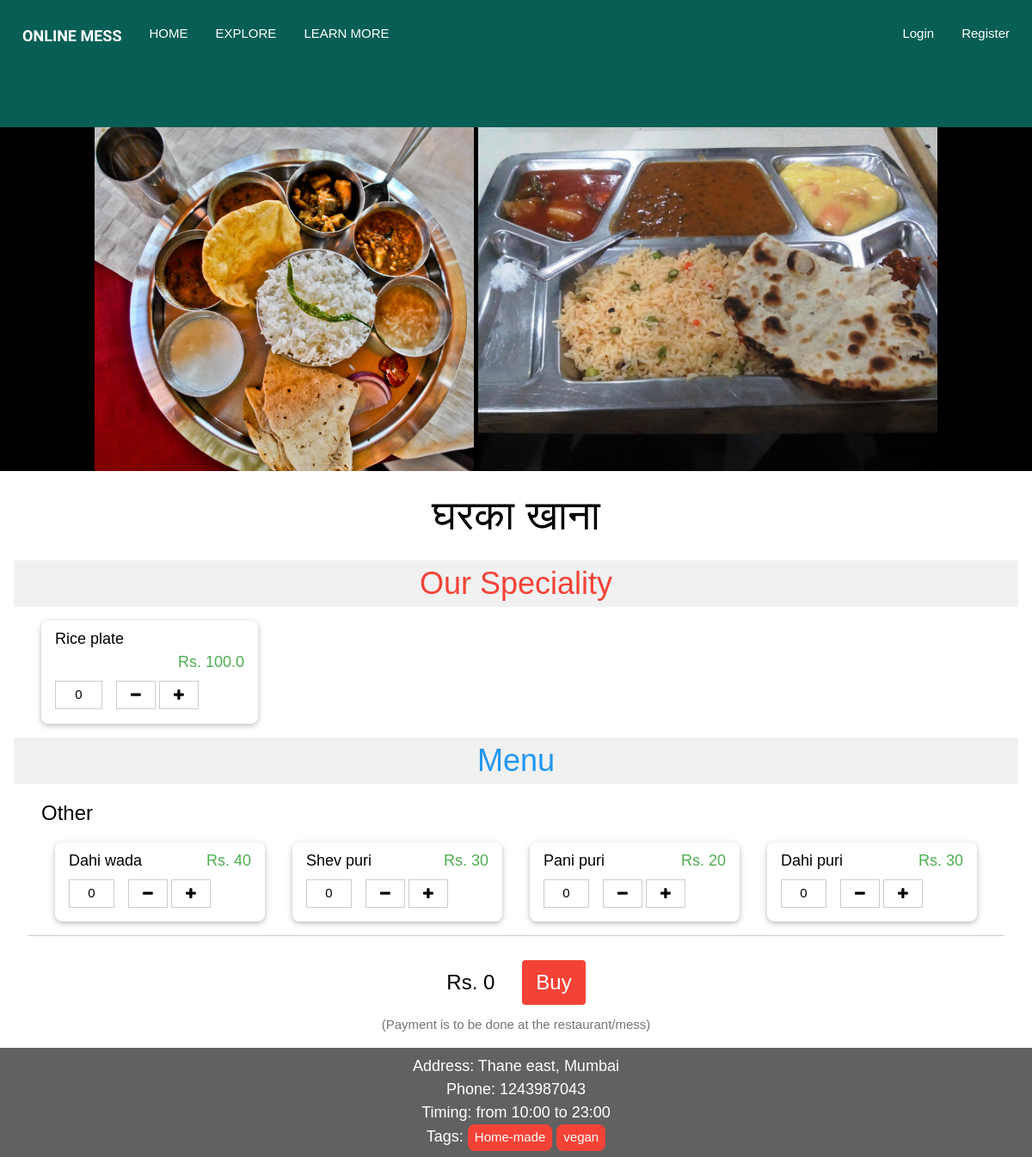
The app's page /restaurant/7 with its own data.
### main.py (models this page shows)
class ImagesDB(db.Model):
	id = db.Column(db.Integer, primary_key=True, unique=True)
	image_name = db.Column(db.String(40))
	parent_id = db.Column(db.Integer, db.ForeignKey("restaurantsDB.id"))

class RestaurantsDB(db.Model):
	id = db.Column(db.Integer, primary_key=True, unique=True)
	name = db.Column(db.String(80))
	menu = db.Column(db.String(80))
	rating = db.Column(db.Integer)
	address = db.Column(db.String(80))
	phone = db.Column(db.String(20))
	opening_timing = db.Column(db.String(80))
	closing_timing = db.Column(db.String(80))
	tags = db.Column(db.String(80))
	owner = db.Column(db.Integer)
	images = db.relationship('ImagesDB', backref='parent_rest')
	monthly_items = db.Column(db.String(300))
	vegetarian = db.Column(db.Boolean)
	average_cost = db.Column(db.Float)
	orders = db.Column(db.String)
	main_menu_name = db.Column(db.String)
	main_menu_price = db.Column(db.Float)

### main.py (the view, shortened to what this page needs)
@app.route("/restaurant/<restaurant_id>", methods=["POST", "GET"])
def restaurant(restaurant_id):
	if "user" in session:
		loggedIn = [session["username"], session["account_type"], session["user"]]
		currentUser = UsersDB.query.filter_by(email=session["user"]).first()
		if currentUser:
			subscribed_list = []
			currentBills = BillsDB.query.filter_by(subscriber=currentUser.id, creator=restaurant_id, active=0b1).all()
			if currentBills:
				updated_subscriptions = currentBills
				for bill in currentBills:
					if bill:
						end_date = datetime.strptime(bill.timestamp, '%Y-%m-%d %H:%M:%S.%f') +timedelta(days=1)
						restaurant = RestaurantsDB.query.filter_by(id=restaurant_id).first()
						if restaurant:
							if datetime.now() > end_date:
								updated_subscriptions.remove(bill)
								bill.active = 0b0
								bill.coupon = ""
								db.session.commit()
								flash(f"{restaurant.name} - Order expired on {end_date.strftime('%a, %d %b %Y')}", "error")
								continue
							bill_orders = OrdersDB.query.filter_by(bill_id=bill.id).all()
							items = []
							for order in bill_orders:
								items.append([order.item, order.quantity, order.price])
							subscribed_list.append([restaurant, items, bill.total_price, end_date.strftime("%a, %d %b %Y"), bill.coupon])
	else:
		loggedIn = None
		subscribed_list = None
	currentRest = RestaurantsDB.query.filter_by(id=restaurant_id).first()
	if currentRest:
		menu = []
		for index, item in enumerate(currentRest.menu.split("| "), 0):
			menu.append(item.split("~")+[index])
		categorized_menu = {}
		for item in menu:
			if item[:2] != ["", ""]:
				if item[-2] not in categorized_menu:
					categorized_menu[item[-2]] = []
				categorized_menu[item[-2]].append(item)
		if currentRest.main_menu_name and currentRest.main_menu_price:
			categorized_menu["Our Speciality"] = [[currentRest.main_menu_name, currentRest.main_menu_price, "Our Speciality", 11]]
		return render_template("restaurant.html", restaurant=currentRest, logged_in=loggedIn, categorized_menu=categorized_menu, subscribed_list=subscribed_list)
	else:
		flash("Restaurant closed or no longer available", "error")
		return redirect(url_for("search"))

### templates/restaurant.html (shortened to what this page needs)
{% extends "base.html" %}
{% block css %}
	<link rel="stylesheet" type="text/css" href= "{{ url_for('static',filename='style/restaurant.css') }}">
{% endblock %}
{% block content %}
	{% if restaurant.images != [] %}
		<div id="carousel" class="w3-center w3-black">
			{% for img in restaurant.images %}
				<div class="image_tile">
					<img src="{{ url_for('send_image', filename=img.image_name) }}" alt="Image not found" height="400px" onclick="showImage(this)"/>
				</div>
			{% endfor %}
		</div>
	{% endif %}
	<div class="w3-center w3-xxxlarge w3-margin">{{ restaurant.name }}</div>
	<div class="w3-container">
		<form method="post" id='order_form'>
		{% if categorized_menu["Our Speciality"] %}
			<div class="w3-xxlarge w3-light-grey w3-text-red w3-center">Our Speciality</div>
			<div class="w3-container">
				{% for item in categorized_menu["Our Speciality"] %}
					{% if item[0] and item[1] %}
					<div class="w3-quarter">
						<div class="w3-card w3-round-large w3-margin w3-hover-shadow">
							<div class="w3-container w3-padding">
								<div class="w3-large w3-twothird">{{ item[0] }}</div>
								<div class="w3-text-green w3-right w3-large w3-rest">Rs. {{ item[1]}}</div>
							</div>
							<footer class="w3-container">
								<div class="w3-button w3-border w3-content w3-margin-bottom" onclick="
									var current_count = parseInt(this.parentElement.children[1].value);
									var current_price = parseInt(document.getElementById('text_total_price').value);
									var item_price = parseInt('{{item[1]|int}}');
									if (current_count >= 1)
									{
										this.parentElement.children[1].value = current_count - 1;
										document.getElementById('text_total_price').value = current_price - item_price;
										document.getElementById('label_total_price').textContent = 'Rs. ' + (current_price-item_price);
									} ">
									<i class="fa fa-minus"></i>
								</div>
									<input type="text" id="item_count" class="w3-padding-small w3-quarter w3-border w3-center w3-input w3-margin-right w3-margin-bottom" value="0" name="text_count_{{item[-1]}}"readonly/>
								<div class="w3-button w3-border w3-content w3-margin-bottom" onclick="
									var current_count = parseInt(this.parentElement.children[1].value);
									var current_price = parseInt(document.getElementById('text_total_price').value);
									var item_price = parseInt('{{item[1]|int}}');
									if (current_count <= 9)
									{
										this.parentElement.children[1].value = current_count + 1;
										document.getElementById('text_total_price').value = current_price + item_price;
										document.getElementById('label_total_price').textContent = 'Rs. ' + (current_price+item_price);
									} ">
									<i class="fa fa-plus"></i>
								</div>
							</footer>
						</div>
					</div>
					{% endif %}
				{% endfor %}
				{% set _ =categorized_menu.pop("Our Speciality", None) %}
			</div>
		{% endif %}
		<div class="w3-center w3-xxlarge w3-text-blue w3-light-grey">Menu</div>
		{% for category, menu in categorized_menu.items() %}
			<div class="w3-container w3-border-bottom w3-margin">
				<div class="w3-xlarge">{{category}}</div>
				{% for item in menu %}
					{% if item[0] and item[1] %}
					<div class="w3-quarter">
						<div class="w3-card w3-round-large w3-margin w3-hover-shadow">
							<div class="w3-container w3-padding">
								<div class="w3-large w3-twothird">{{ item[0] }}</div>
								<div class="w3-text-green w3-right w3-large w3-rest">Rs. {{ item[1] }}</div>
							</div>
							<footer class="w3-container">
								<div class="w3-button w3-border w3-content w3-margin-bottom" onclick="
									var current_count = parseInt(this.parentElement.children[1].value);
									var current_price = parseInt(document.getElementById('text_total_price').value);
									var item_price = parseInt('{{item[1]|int}}');
									if (current_count >= 1)
									{
										this.parentElement.children[1].value = current_count - 1;
										document.getElementById('text_total_price').value = current_price - item_price;
										document.getElementById('label_total_price').textContent = 'Rs. ' + (current_price-item_price);
									} ">
									<i class="fa fa-minus"></i>
								</div>
									<input type="text" id="item_count" class="w3-padding-small w3-quarter w3-border w3-center w3-input w3-margin-right w3-margin-bottom" value="0" name="text_count_{{item[-1]}}"readonly/>
								<div class="w3-button w3-border w3-content w3-margin-bottom" onclick="
									var current_count = parseInt(this.parentElement.children[1].value);
									var current_price = parseInt(document.getElementById('text_total_price').value);
									var item_price = parseInt('{{item[1]|int}}');
									if (current_count <= 9)
									{
										this.parentElement.children[1].value = current_count + 1;
										document.getElementById('text_total_price').value = current_price + item_price;
										document.getElementById('label_total_price').textContent = 'Rs. ' + (current_price+item_price);
									} ">
									<i class="fa fa-plus"></i>
								</div>
							</footer>
						</div>
					</div>
					{% endif %}
				{% endfor %}
			</div>
		{% endfor %}
		<div class="w3-container w3-padding-large" style="text-align: center; display: flex; align-items: center; justify-content: center;">
			<label id="label_total_price" class="w3-xlarge w3-margin-right">Rs. 0</label>
			<input type="button" name="button_order" value="Buy" class="w3-button w3-xlarge w3-hover-green w3-red w3-round w3-large w3-margin-left"
			onclick="
			var total_price = parseInt(document.getElementById('text_total_price').value);
			if (total_price > 0)
			{
				document.getElementById('order_form').submit();
			}" />
		</div>
		<div class=" w3-container w3-text-grey w3-center">(Payment is to be done at the restaurant/mess)</div>
		</form>
	</div>
		<div class="w3-large w3-center w3-dark-grey w3-padding">
			Address: {{restaurant.address}}<br/>
			Phone: {{restaurant.phone}}<br/>
			Timing: from {{restaurant.opening_timing}} to {{restaurant.closing_timing}}<br/>
			Tags: {% for tag in restaurant.tags.split(", ") %}
					<a href="/search?text_query_name={{tag}}" class=" w3-button w3-red w3-round-large w3-padding-small w3-medium">{{tag}}</a>
				{% endfor %}
{% endblock %}

### static/style/w3css.css (style rules this page uses)
html { box-sizing:border-box }
*,*:before,*:after { box-sizing:inherit }
html { -ms-text-size-adjust:100%;-webkit-text-size-adjust:100% }
body { margin:0 }
article,aside,details,figcaption,figure,footer,header,main,menu,nav,section { display:block }
a { background-color:transparent }
img { border-style:none }
button,input,select,textarea,optgroup { font:inherit;margin:0 }
button,input { overflow:visible }
button,[type=button],[type=reset],[type=submit] { -webkit-appearance:button }
html,body { font-family:Verdana,sans-serif;font-size:15px;line-height:1.5 }
html { overflow-x:hidden }
img { vertical-align:middle }
a { color:inherit }
.w3-btn,.w3-button { border:none;display:inline-block;padding:8px 16px;vertical-align:middle;overflow:hidden;text-decoration:none;color:inherit;background-color:inherit;text-align:center;cursor:pointer;white-space:nowrap }
.w3-btn,.w3-button { -webkit-touch-callout:none;-webkit-user-select:none;-khtml-user-select:none;-moz-user-select:none;-ms-user-select:none;user-select:none }
.w3-input { padding:8px;display:block;border:none;border-bottom:1px solid #ccc;width:100% }
.w3-container:after,.w3-container:before,.w3-panel:after,.w3-panel:before,.w3-row:after,.w3-row:before,.w3-row-padding:after,.w3-row-padding:before, .w3-cell-row:before,.w3-cell-row:after,.w3-clear:after,.w3-clear:before,.w3-bar:before,.w3-bar:after { content:"";display:table;clear:both }
.w3-col,.w3-half,.w3-third,.w3-twothird,.w3-threequarter,.w3-quarter { float:left;width:100% }
@media (min-width:601px) { .w3-col.m3,.w3-quarter { width:24.99999% } }
@media (min-width:601px) { .w3-col.m8,.w3-twothird { width:66.66666% } }
.w3-rest { overflow:hidden }
.w3-content,.w3-auto { margin-left:auto;margin-right:auto }
.w3-content { max-width:980px }
.w3-round,.w3-round-medium { border-radius:4px }
.w3-round-large { border-radius:8px }
.w3-container,.w3-panel { padding:0.01em 16px }
.w3-card,.w3-card-2 { box-shadow:0 2px 5px 0 rgba(0,0,0,0.16),0 2px 10px 0 rgba(0,0,0,0.12) }
.w3-medium { font-size:15px!important }
.w3-large { font-size:18px!important }
.w3-xlarge { font-size:24px!important }
.w3-xxlarge { font-size:36px!important }
.w3-xxxlarge { font-size:48px!important }
.w3-center { text-align:center!important }
.w3-border { border:1px solid #ccc!important }
.w3-border-bottom { border-bottom:1px solid #ccc!important }
.w3-margin { margin:16px!important }
.w3-margin-bottom { margin-bottom:16px!important }
.w3-margin-left { margin-left:16px!important }
.w3-margin-right { margin-right:16px!important }
.w3-padding-small { padding:4px 8px!important }
.w3-padding { padding:8px 16px!important }
.w3-padding-large { padding:12px 24px!important }
.w3-right { float:right!important }
.w3-red,.w3-hover-red:hover { color:#fff!important;background-color:#f44336!important }
.w3-black,.w3-hover-black:hover { color:#fff!important;background-color:#000!important }
.w3-light-grey,.w3-hover-light-grey:hover,.w3-light-gray,.w3-hover-light-gray:hover { color:#000!important;background-color:#f1f1f1!important }
.w3-dark-grey,.w3-hover-dark-grey:hover,.w3-dark-gray,.w3-hover-dark-gray:hover { color:#fff!important;background-color:#616161!important }
.w3-text-blue,.w3-hover-text-blue:hover { color:#2196F3!important }
.w3-text-green,.w3-hover-text-green:hover { color:#4CAF50!important }
.w3-text-red,.w3-hover-text-red:hover { color:#f44336!important }
.w3-text-grey,.w3-hover-text-grey:hover,.w3-text-gray,.w3-hover-text-gray:hover { color:#757575!important }

### static/style/restaurant.css (style rules this page uses)
#carousel { width: 100%; height: 400px; overflow: auto; white-space: nowrap; }
#carousel .image_tile { display: inline-block; }

### records on screen
ImagesDB: image_name (picture)
ImagesDB: image_name (picture)
RestaurantsDB: name "घरका खाना", main_menu_name "Rice plate", main_menu_price "100.0", address "Thane east, Mumbai", phone "1243987043", opening_timing "10:00", closing_timing "23:00"

### other values on screen
{{ category }} "Other"
{{ item[0] }} "Dahi wada" "Shev puri" "Pani puri" "Dahi puri"
{{ item[1] }} "40" "30" "20" "30"
{{ tag }} "Home-made" "vegan"
